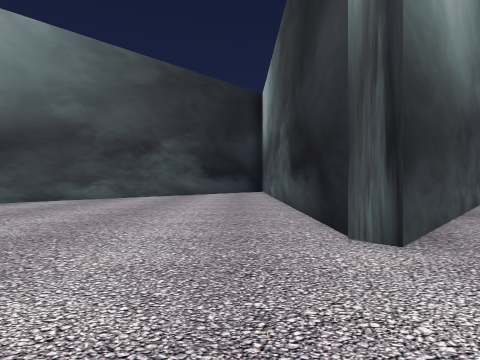
View 1 (above)

17 first-person views from a walk through a 3-D level made in the Unity game engine. The camera is 1.2 m above the floor, looks level and sees 80° across. The floor is counted in squares, 2 m on a side. Each view is taken from the middle of a square. On the plan, view 1 faces up. The plan holds only what a view shows up to about 9 squares ahead; the rest is blank. The place goes on beyond the plan.

View 2
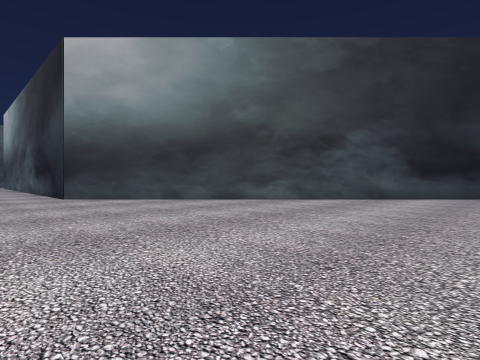

View 3
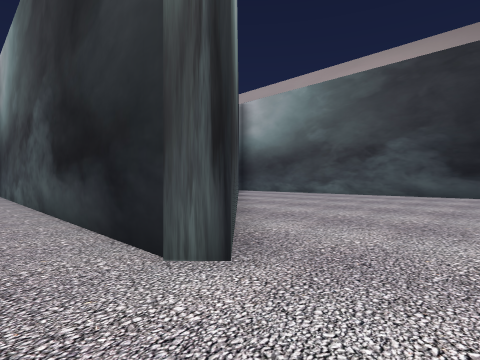

View 4
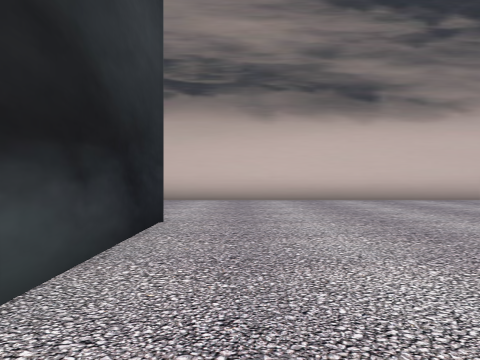

View 5
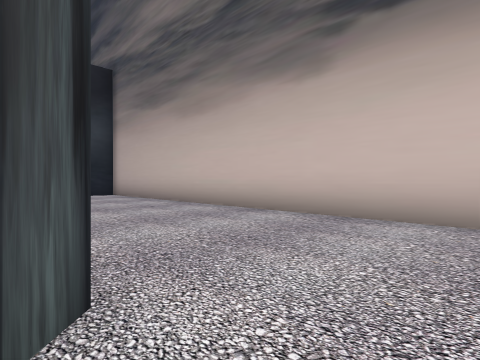

View 6
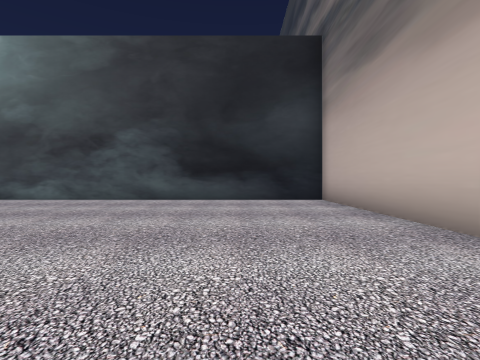

View 7
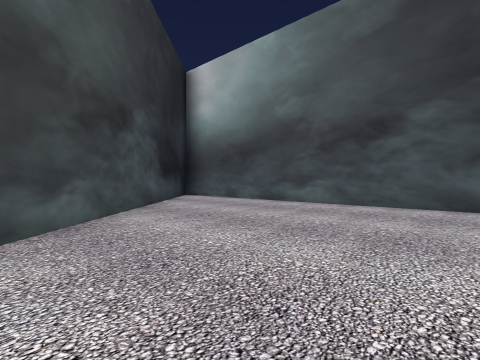

View 8
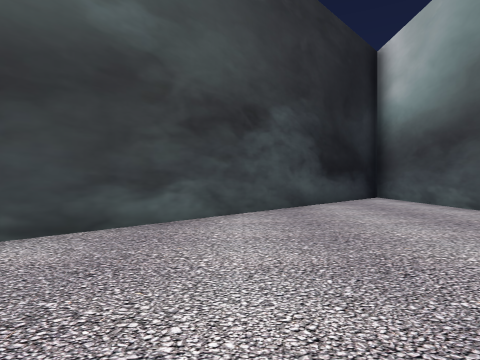

View 9
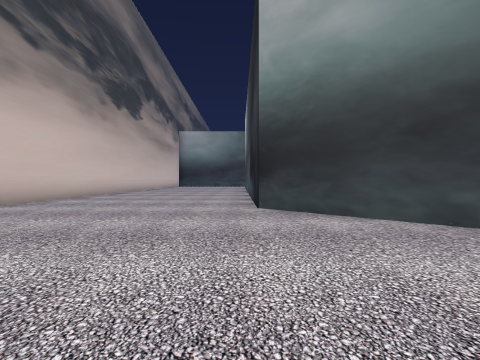

View 10
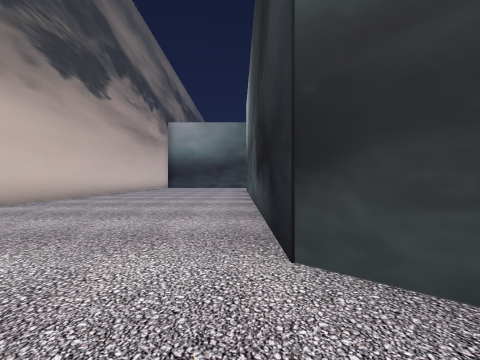

View 11
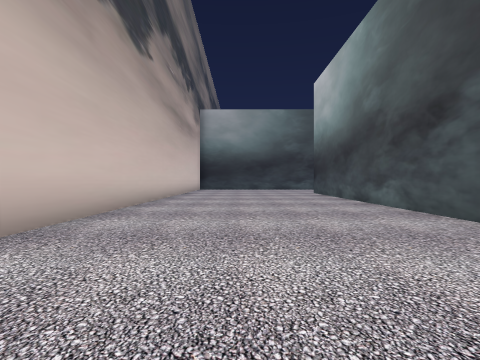

View 12
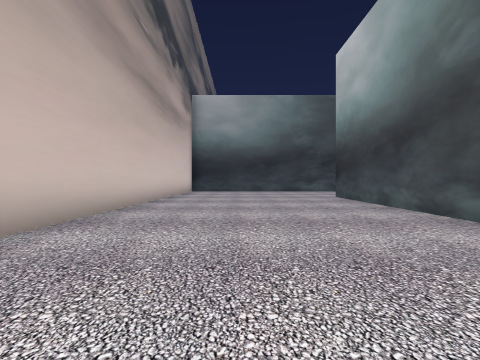

View 13
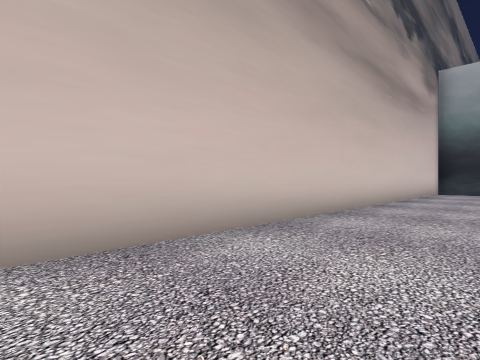

View 14
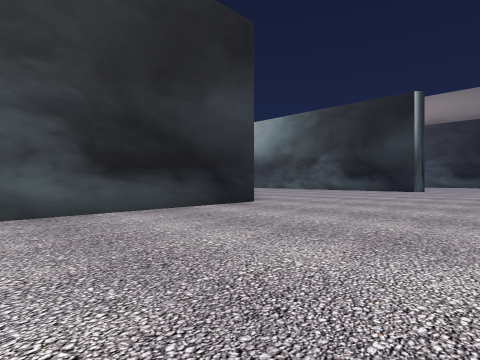

View 15
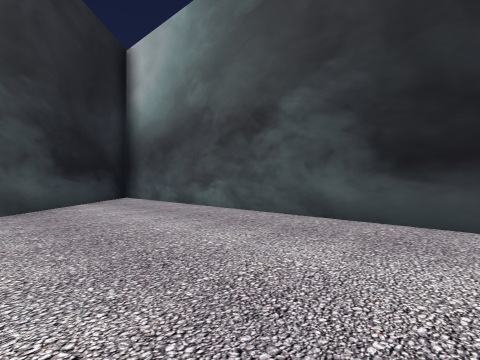

View 16
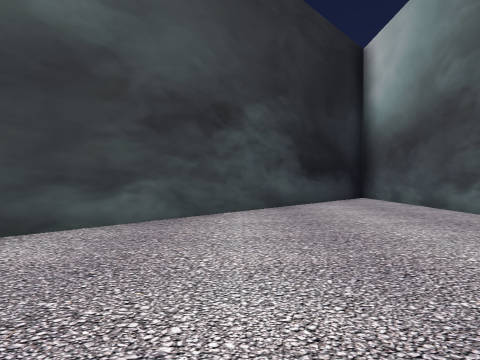

View 17
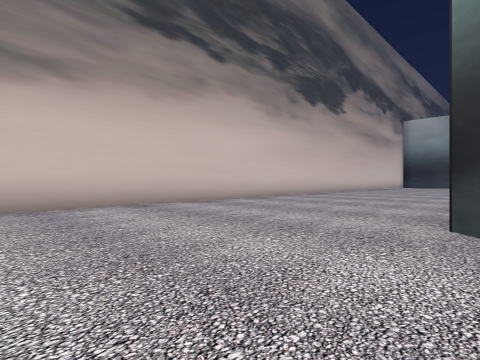

### Floor plan
Points are (right, up) in squares from view 1. A wall is a line through its corners. A room is listed if a view was taken in it or the views show most of it. See-through windows are left out.
Room 1 (views 1, 2, 3, 4, 5, 6, 7, 8, 9, 10, 11, 12, 13, 14, 15, 16, 17)
walls: (-12, -1.5) (11.7, -1.5) (11.7, 12); (0.6, 14.1) (-9.1, 4.4) (-23, 4.4); (10.9, 12) (1.5, 2.5) (1.1, 2.8) (1.1, 14); (-23.5, -1.5) (-13.5, -1.5)

Positions as (right, up) in squares from view 1, and headings:
1: (0, 0), facing up
2: (1, 2), facing up-left
3: (0, 1), facing up-right
4: (0, 7), facing down
5: (0, 3), facing down-right
6: (3, 1), facing right
7: (5, 3), facing up-right
8: (7, 3), facing up
9: (-3, 4), facing left
10: (-7, 4), facing left
11: (-11, 1), facing left
12: (-14, 1), facing left
13: (-15, 1), facing down-left
14: (-15, -1), facing up-right
15: (-3, 5), facing up-right
16: (-3, 5), facing up
17: (-5, 5), facing down-left
